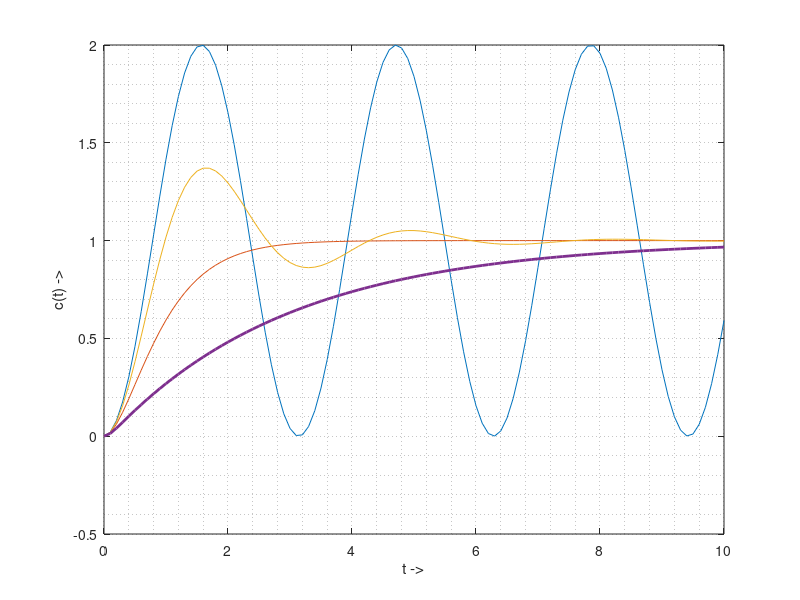

Write the MATLAB code that produced this figure.
clc;
clear all;
close all;
t=0:0.1:10;
u=zeros(1,length(t));
c=u;
c2=u;
c3=u;
c4=u;
for i=1:101
        u(i)=1; 
end
for i=1:101
    c(i)=(1-cos(2*t(i)))*u(i); % ->undamped
end
for i=1:101
    c2(i)=(1-(exp(-2*t(i))*(1+2*t(i))))*u(i); % Wn=2 ->critically damped
end
for i=1:101
    c3(i)=(1-((exp(-0.3*2*t(i))*sin(1.907*t(i)+1.266))/(sqrt(1-(0.3^2)))))*u(i); %Wn=2, zeta=0.3, Wd=1.907 ,theta=1.266 ->under damped
end
a=(3*2)+(2*sqrt((3^2)-1));
b=(3*2)-(2*sqrt((3^2)-1));
for i=1:101
    c4(i)=(1+((2/(2*sqrt((3^2)-1)))*((exp(-a*t(i))/a)-(exp(-b*t(i))/b))))*u(i); % Wn=2,zeta=3 ->over damped
end

plot(t,c,t,c2,t,c3,t,c4,'linewidth',2)
grid minor
xlabel('t ->')
ylabel('c(t) ->')